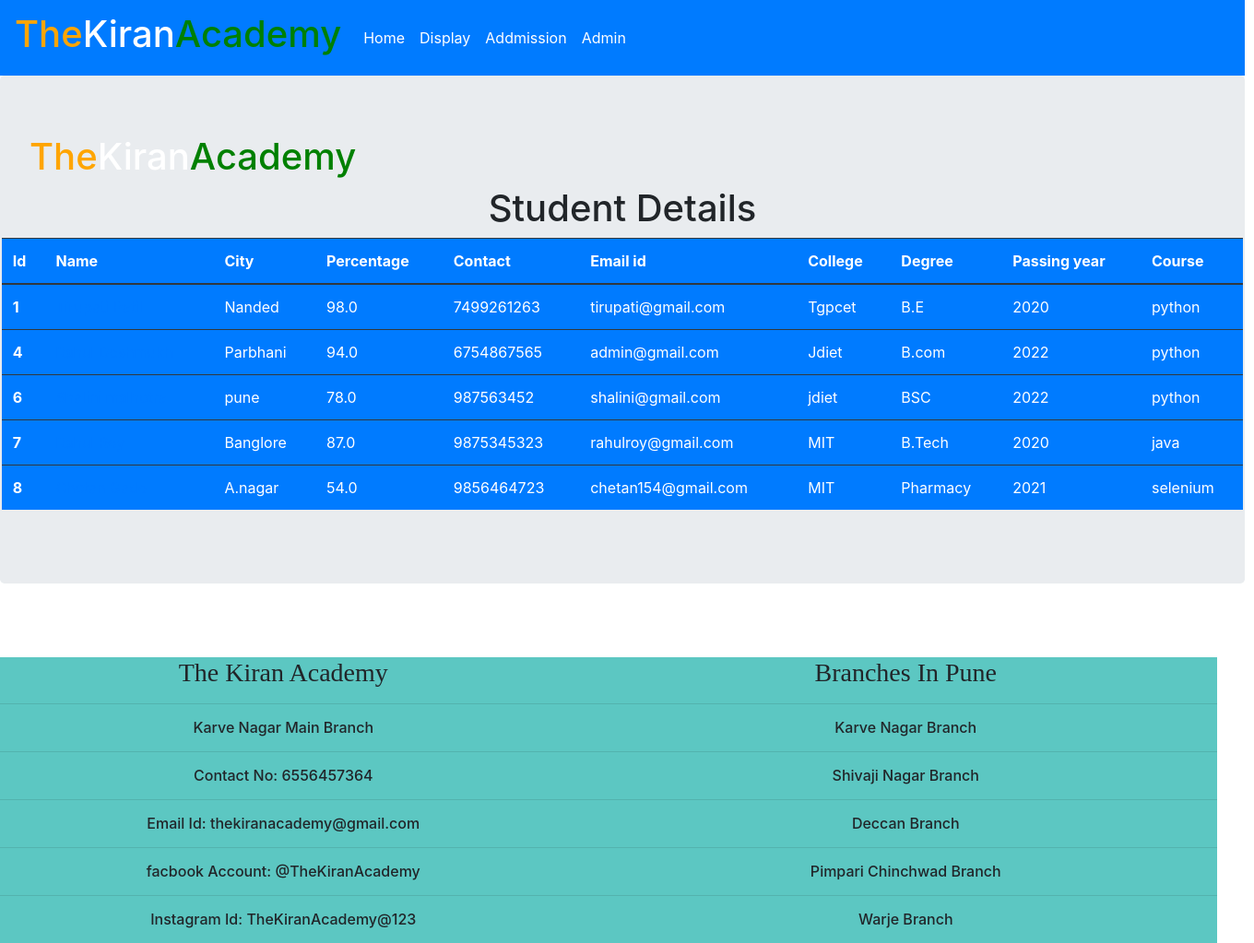
The app's page /display/ with its own data.
### managementapp/models.py (models this page shows)
class student(models.Model):
    name=models.CharField(max_length=200)
    city=models.CharField(max_length=200)
    percentage=models.FloatField()
    course=models.CharField(max_length=200)
    contact=models.IntegerField(null=True)
    email=models.CharField(max_length=200,null=True)
    college=models.CharField(max_length=200,null=True)
    degree=models.CharField(max_length=200,null=True)
    year=models.IntegerField(null=True)

### managementapp/views.py (the view)
# urls.py: path('display/',views.display),
def display(request):
    obj=student.objects.all()
    context={
        'data':obj
    }
    return render(request,'managementapp/display.html',context)

### managementapp/templates/managementapp/display.html (shortened to what this page needs)
{% extends "managementapp/master.html"%}
{% load static%}
{% block content %}
<marquee behavior="alternate" direction="left" width="1250" height="50"><h1><span style="color: orange;">The</span><span style="color: white;">Kiran</span><span style="color: green;">Academy</span></h1></marquee>
<h1 style="text-align: center;">Student Details</h1>
<div style="margin: 0cm -0.8cm 0cm;">
    <table class="table table-dark bg-primary">
        <thead>
        <tr>
            <th scope="col">Id</th>
            <th scope="col">Name</th>
            <th scope="col">City</th>
            <th scope="col">Percentage</th>
            <th scope="col">Contact</th>
            <th scope="col">Email id</th>
            <th scope="col">College</th>
            <th scope="col">Degree</th>
            <th scope="col">Passing year</th>
            <th scope="col">Course</th>
        </tr>
        </thead>
        <tbody>
            {% for i in data%}
        <tr>
            <th scope="row">{{i.id}}</th>
            <td><a href="/update/{{i.id}}">{{i.name}}</a></td>
            <td>{{i.city}}</td>
            <td>{{i.percentage}}</td>
            <td>{{i.contact}}</td>
            <td>{{i.email}}</td>
            <td>{{i.college}}</td>
            <td>{{i.degree}}</td>
            <td>{{i.year}}</td>
            <td>{{i.course}}</td>
        </tr>
        {% endfor%}
        </tbody>
    </table>
</div>
{% endblock %}

### managementapp/templates/managementapp/master.html (shortened to what this page needs)
<!DOCTYPE html>
<html lang="en">
<head>
    {% load static %}
    <link rel="stylesheet" href="https://cdn.jsdelivr.net/npm/bootstrap@4.0.0/dist/css/bootstrap.min.css">
</head>
<body>
    <nav class="navbar navbar-expand-lg navbar-dark bg-primary" style="width: 1350px;">
        <a class="navbar-brand" href="#"><h1><span style="color: orange;">The</span><span style="color: white;">Kiran</span><span style="color: green;">Academy</span></h1></a>
        <div class="collapse navbar-collapse" id="navbarNavAltMarkup">
          <div class="navbar-nav">
            <a class="nav-item nav-link active" href="/">Home <span class="sr-only">(current)</span></a>
            <a class="nav-item nav-link active" href="/display/">Display</a>
            <a class="nav-item nav-link active" href="/addmission/">Addmission</a>
            <a class="nav-item nav-link active" href="/admin/">Admin</a>
          </div>
        </div>
      </nav>
      <div class="jumbotron" style="width: 1350px;">
        {% block content%}
        {% endblock%}
      </div>
      <br><br>
<div style="width:1350px;height:310px;background-color:rgb(92, 199, 194);text-align:center;margin: 0cm -0.8cm 0cm;">
  <div style="width:675px;height:310px;float: left;">
    <h3><span style="font-family:Arial Narrow Bold;">The Kiran Academy</span></h3>
    <hr>
    <h6> Karve Nagar Main Branch</h6>
    <hr>
    <h6>Contact No: 6556457364</h6>
    <hr>
    <h6>Email Id: thekiranacademy@gmail.com</h6>
    <hr>
    <h6>facbook Account: @TheKiranAcademy</h6>
    <hr>
    <h6>Instagram Id: TheKiranAcademy@123</h6>
  </div>
  <div style="width:675px;height:310px;float: left;">
    <h3><span style="font-family:Arial Narrow Bold;">Branches In Pune</span></h3>
    <hr>
    <h6> Karve Nagar  Branch</h6>
    <hr>
    <h6> Shivaji Nagar Branch</h6>
    <hr>
    <h6> Deccan Branch</h6>
    <hr>
    <h6> Pimpari Chinchwad Branch</h6>
    <hr>
    <h6> Warje  Branch</h6>
  </div>
</div>
</body>
</html>

### records on screen
student: id "1", city "Nanded", percentage "98.0", contact "7499261263", email "tirupati@gmail.com", college "Tgpcet", degree "B.E", year "2020", course "python"
student: id "4", city "Parbhani", percentage "94.0", contact "6754867565", email "admin@gmail.com", college "Jdiet", degree "B.com", year "2022", course "python"
student: id "6", city "pune", percentage "78.0", contact "987563452", email "shalini@gmail.com", college "jdiet", degree "BSC", year "2022", course "python"
student: id "7", city "Banglore", percentage "87.0", contact "9875345323", email "rahulroy@gmail.com", college "MIT", degree "B.Tech", year "2020", course "java"
student: id "8", city "A.nagar", percentage "54.0", contact "9856464723", email "chetan154@gmail.com", college "MIT", degree "Pharmacy", year "2021", course "selenium"
